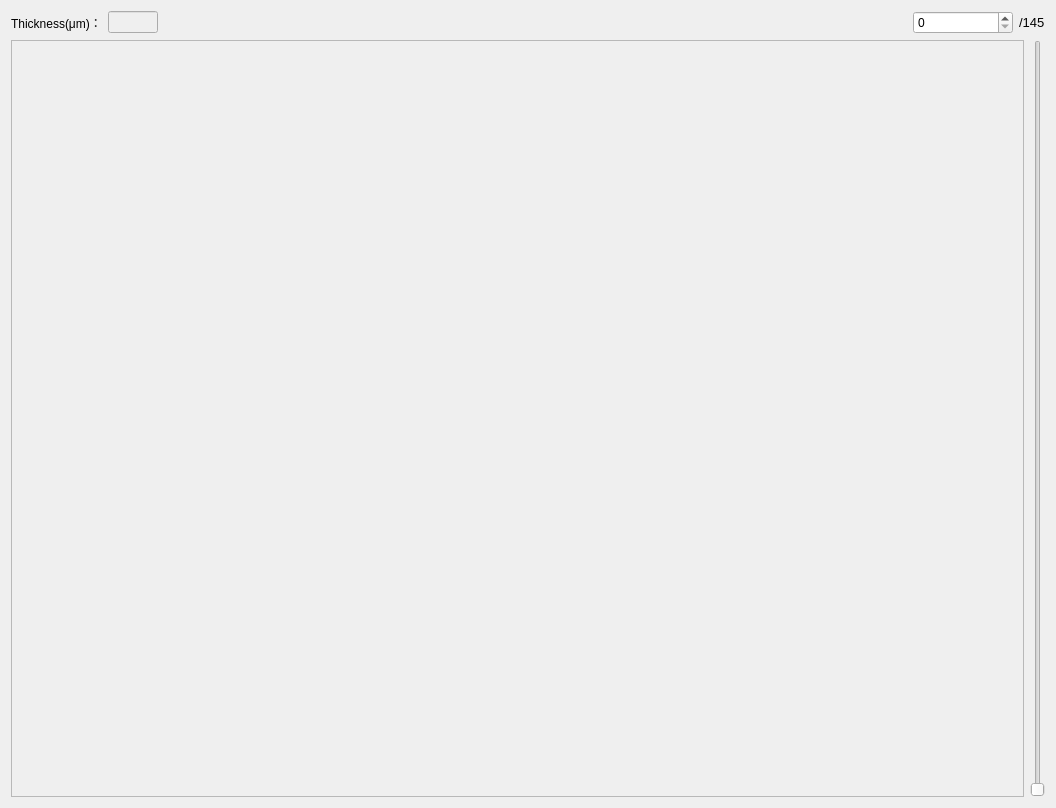
<?xml version="1.0" encoding="UTF-8"?>
<ui version="4.0">
 <class>ShowSlices</class>
 <widget class="QWidget" name="ShowSlices">
  <property name="geometry">
   <rect>
    <x>0</x>
    <y>0</y>
    <width>1056</width>
    <height>808</height>
   </rect>
  </property>
  <property name="windowTitle">
   <string>Show Slices</string>
  </property>
  <layout class="QGridLayout" name="gridLayout">
   <item row="0" column="0">
    <layout class="QHBoxLayout" name="horizontalLayout">
     <item>
      <widget class="QLabel" name="label">
       <property name="text">
        <string>Thickness(μm)：</string>
       </property>
      </widget>
     </item>
     <item>
      <widget class="QLineEdit" name="lineEditThickness">
       <property name="enabled">
        <bool>false</bool>
       </property>
       <property name="maximumSize">
        <size>
         <width>50</width>
         <height>16777215</height>
        </size>
       </property>
      </widget>
     </item>
     <item>
      <spacer name="horizontalSpacer">
       <property name="orientation">
        <enum>Qt::Horizontal</enum>
       </property>
       <property name="sizeHint" stdset="0">
        <size>
         <width>40</width>
         <height>20</height>
        </size>
       </property>
      </spacer>
     </item>
     <item>
      <widget class="QSpinBox" name="spinBoxCurNumOfLayers">
       <property name="minimumSize">
        <size>
         <width>100</width>
         <height>0</height>
        </size>
       </property>
      </widget>
     </item>
     <item>
      <widget class="QLabel" name="labelTotalLayers">
       <property name="maximumSize">
        <size>
         <width>61</width>
         <height>21</height>
        </size>
       </property>
       <property name="font">
        <font>
         <pointsize>10</pointsize>
        </font>
       </property>
       <property name="text">
        <string>/145</string>
       </property>
      </widget>
     </item>
    </layout>
   </item>
   <item row="1" column="0">
    <layout class="QHBoxLayout" name="horizontalLayout_2">
     <item>
      <widget class="QScrollArea" name="scrollArea">
       <property name="widgetResizable">
        <bool>true</bool>
       </property>
       <widget class="QWidget" name="scrollAreaWidgetContents">
        <property name="geometry">
         <rect>
          <x>0</x>
          <y>0</y>
          <width>1009</width>
          <height>758</height>
         </rect>
        </property>
       </widget>
      </widget>
     </item>
     <item>
      <widget class="QSlider" name="curNumOfLayersSlider">
       <property name="orientation">
        <enum>Qt::Vertical</enum>
       </property>
      </widget>
     </item>
    </layout>
   </item>
  </layout>
 </widget>
 <resources/>
 <connections/>
 <slots>
  <slot>GoToSlice(int)</slot>
 </slots>
</ui>
